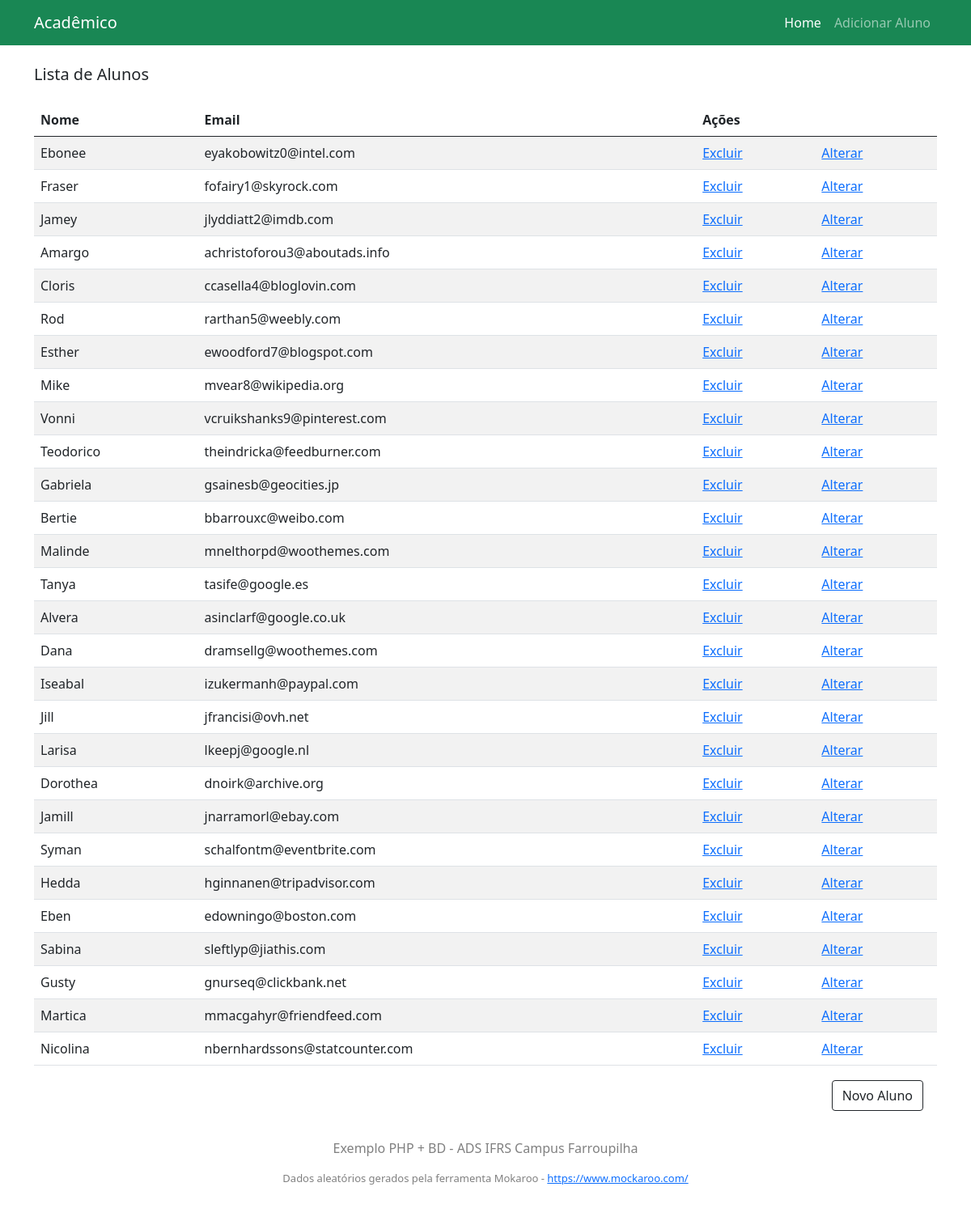
Page /public/home.php on the committed database.
### tables this page shows
CREATE TABLE `aluno` (
  `id_aluno` bigint unsigned NOT NULL AUTO_INCREMENT,
  `nome_aluno` varchar(100) NOT NULL,
  `email_aluno` varchar(50) NOT NULL,
  `curso` varchar(100) DEFAULT NULL,
  `img_perfil` varchar(100) DEFAULT NULL,
  PRIMARY KEY (`id_aluno`),
  UNIQUE KEY `id_aluno` (`id_aluno`)
);

### public/dao/alunoDao.php (called while the page is built, shortened)
<?php
function buscaAlunos()
{
    $connection = criaConexao();
    $sql = "select * from aluno";
    $result = mysqli_query($connection, $sql);
    $alunos = array();
    while ($itemAluno = mysqli_fetch_assoc($result)) {
        array_push($alunos, $itemAluno);
    }
    return $alunos;
}

### public/home.php (the view, shortened to what this page needs)
<!DOCTYPE html>
<html lang="en">
<head>
    <link href="https://cdn.jsdelivr.net/npm/bootstrap@5.0.0-beta1/dist/css/bootstrap.min.css" rel="stylesheet">
    <link rel="stylesheet" href="./css/master.css">
</head>
<body>
    <nav class="navbar navbar-expand-lg navbar-dark bg-success mb-4">
        <div class="container">
            <a class="navbar-brand" href="/home.php">Acadêmico</a>
            <div class="">
                <div class="collapse navbar-collapse mr-auto" id="navbarNav">
                    <ul class="navbar-nav">
                    <li class="nav-item active">
                        <a class="nav-link active disabled" href="/home.php">Home</a>
                    </li>
                    <li class="nav-item">
                        <a class="nav-link" href="/telaNovoAluno.php"> Adicionar Aluno </a>
                    </li>
                </div>
            </div>
        </div>
    </nav>
    <div class="container">
        <h5 class="my-4">Lista de Alunos</h5>
        <div class="fill">
            <table class="table table-striped">
                <thead class="thead-dark">
                    <tr>
                        <th scope="col">Nome</th>
                        <th scope="col">Email</th>
                        <th scope="col" colspan="2">Ações</th>
                    </tr>
                </thead>
                <tbody>
                    <?php
                    include_once "./dao/alunoDao.php";
                    $alunos = buscaAlunos();
                    foreach ($alunos as $aluno) : ?>
                        <tr>
                            <td> <?php echo $aluno['nome_aluno'] ?> </td>
                            <td> <?php echo $aluno['email_aluno'] ?> </td>
                            <td>
                                <a href="excluirAluno.php?id=<?php echo $aluno['id_aluno'];?>"> Excluir</a>
                            </td>
                            <td>
                                <a href="telaEdicaoAluno.php?id=<?php echo $aluno['id_aluno'];?>"> Alterar</a>
                            </td>
                        </tr>
                    <?php endforeach ?>
                </tbody>
            </table>
        </div>
        <div class="d-flex flex-row-reverse align-items-center" style="padding: 1vh;">
            <button type="button" class="btn btn-outline-dark btn-novo-aluno">Novo Aluno</button>
        </div>
        <footer class="d-flex flex-column align-items-center">
            <div>
                <p>Exemplo PHP + BD - ADS IFRS Campus Farroupilha</p>
            </div>
            <div class="ref">
                <p>Dados aleatórios gerados pela ferramenta Mokaroo -
                    <a href="https://www.mockaroo.com/">https://www.mockaroo.com/</a>
                </p>
            </div>
        </footer>
    </div>
</body>
</html>

### public/css/master.css (style rules this page uses)
.fill { max-height: 70vh; overflow: auto; }
thead { position: sticky; top: 0; }
footer { padding: 1vh; color: gray; }
.ref { font-size: small; }

### rows in the picture
aluno: nome_aluno "Ebonee", email_aluno "eyakobowitz0@intel.com"
aluno: nome_aluno "Fraser", email_aluno "fofairy1@skyrock.com"
aluno: nome_aluno "Jamey", email_aluno "jlyddiatt2@imdb.com"
aluno: nome_aluno "Amargo", email_aluno "achristoforou3@aboutads.info"
aluno: nome_aluno "Cloris", email_aluno "ccasella4@bloglovin.com"
aluno: nome_aluno "Rod", email_aluno "rarthan5@weebly.com"
aluno: nome_aluno "Esther", email_aluno "ewoodford7@blogspot.com"
aluno: nome_aluno "Mike", email_aluno "mvear8@wikipedia.org"
aluno: nome_aluno "Vonni", email_aluno "vcruikshanks9@pinterest.com"
aluno: nome_aluno "Teodorico", email_aluno "theindricka@feedburner.com"
aluno: nome_aluno "Gabriela", email_aluno "gsainesb@geocities.jp"
aluno: nome_aluno "Bertie", email_aluno "bbarrouxc@weibo.com"
aluno: nome_aluno "Malinde", email_aluno "mnelthorpd@woothemes.com"
aluno: nome_aluno "Tanya", email_aluno "tasife@google.es"
aluno: nome_aluno "Alvera", email_aluno "asinclarf@google.co.uk"
aluno: nome_aluno "Dana", email_aluno "dramsellg@woothemes.com"
aluno: nome_aluno "Iseabal", email_aluno "izukermanh@paypal.com"
aluno: nome_aluno "Jill", email_aluno "jfrancisi@ovh.net"
aluno: nome_aluno "Larisa", email_aluno "lkeepj@google.nl"
aluno: nome_aluno "Dorothea", email_aluno "dnoirk@archive.org"
aluno: nome_aluno "Jamill", email_aluno "jnarramorl@ebay.com"
aluno: nome_aluno "Syman", email_aluno "schalfontm@eventbrite.com"
aluno: nome_aluno "Hedda", email_aluno "hginnanen@tripadvisor.com"
aluno: nome_aluno "Eben", email_aluno "edowningo@boston.com"
aluno: nome_aluno "Sabina", email_aluno "sleftlyp@jiathis.com"
aluno: nome_aluno "Gusty", email_aluno "gnurseq@clickbank.net"
aluno: nome_aluno "Martica", email_aluno "mmacgahyr@friendfeed.com"
aluno: nome_aluno "Nicolina", email_aluno "nbernhardssons@statcounter.com"
